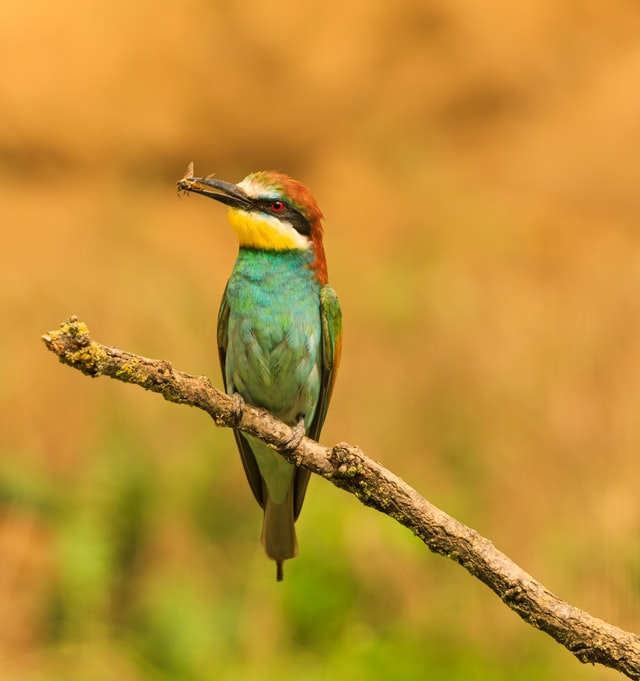
#> input picture C_V_B/images/bird.jpg, 640 x 681 px
$ python 'drawing rectangle.py'
#> lines starting #> are read from the running program, lines starting #| are printed output that depends on the picture
# Packegs

import numpy as np
import cv2

#----------- read Image -----------

img = cv2.imread('../images/bird.jpg') # BGR   (blue,green,red)
#> img is the input picture: shape (681, 640, 3); mean B, G, R 50.7, 144.7, 193.4

def display(name,img):
    cv2.imshow(name,img)
    cv2.waitKey(0)
    cv2.destroyAllWindows()


# Define A Canvas to draw on it
# row al tol , Columns Al3rd , RGB colors
canvas = np.zeros((300,300,3),dtype="uint8")  # black because it all zeros values

green = (0,255,0)
red = (0,0,255)
blue = (255,0,0)

cv2.rectangle(canvas,(10,10),(60,60),green)
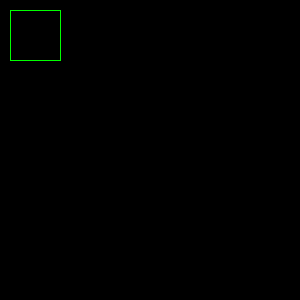
#> canvas: shape (300, 300, 3); mean of channels 0, 1, 2 0, 0.6, 0; drawn as B, G, R
cv2.rectangle(canvas,(200,30),(225,180),green)
                                            #think
cv2.rectangle(canvas,(50,200),(200,225),red,5)
cv2.rectangle(canvas,(200,50),(225,200),blue,-1)
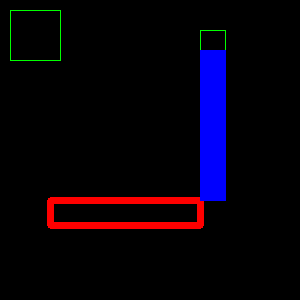
#> canvas: shape (300, 300, 3); mean of channels 0, 1, 2 11.1, 0.7, 6.9; drawn as B, G, R

display('Rectangle',canvas)
